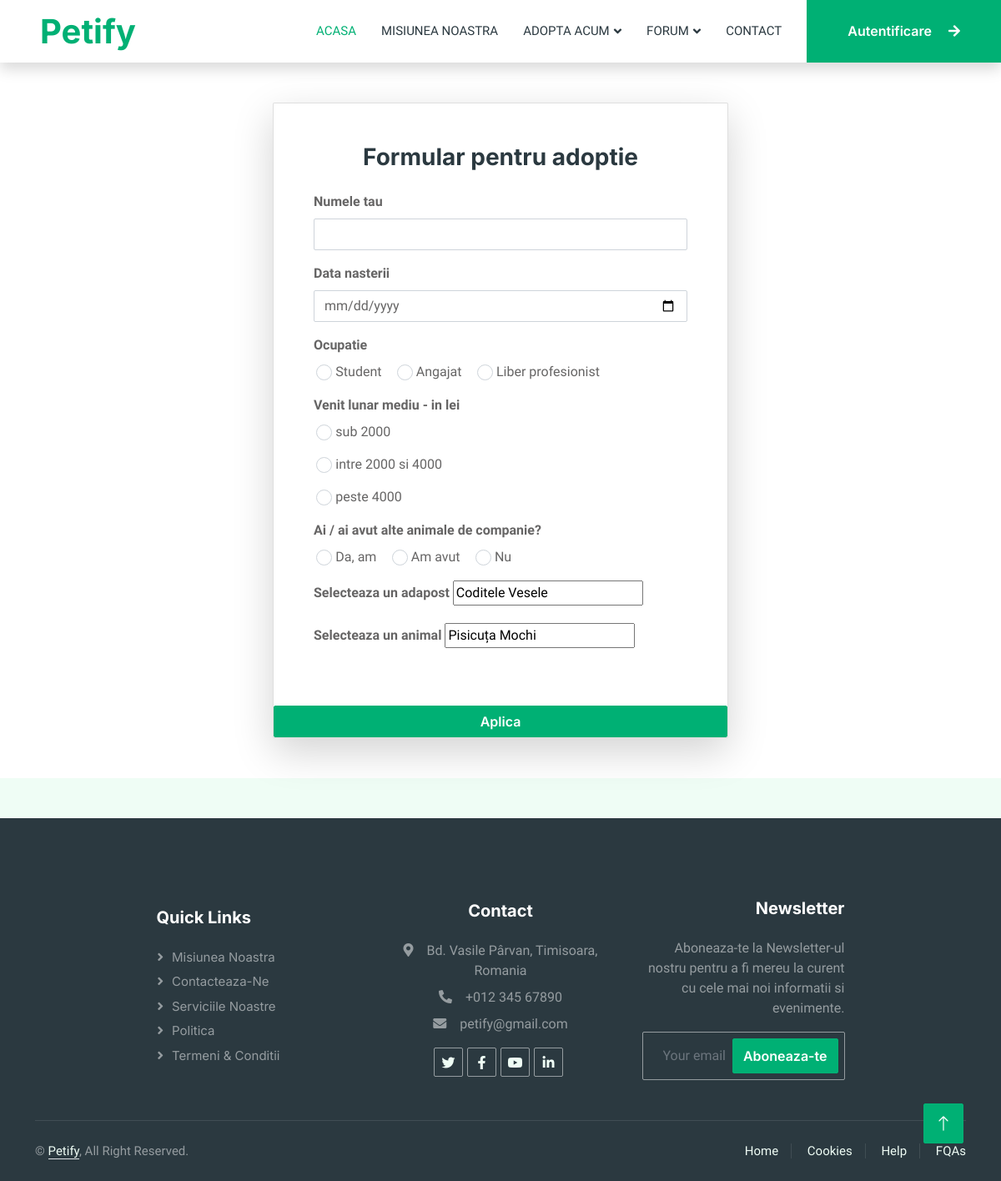
/adopt_animal?animal_name=Pisicuța+Mochi, run on an earlier commit of the app's database.
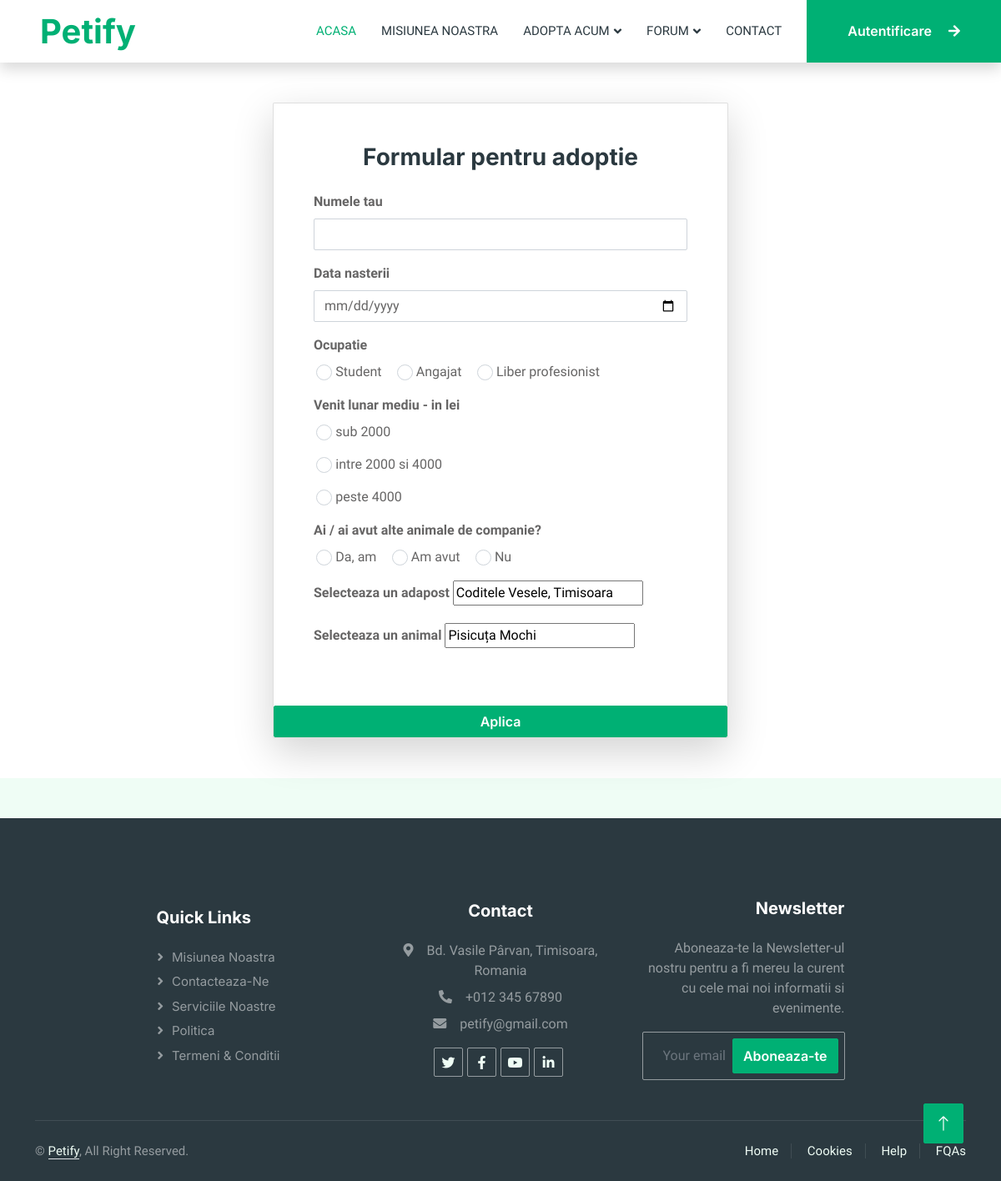
And on a later commit of the database.
### app.py (models this page shows)
class Animal(db.Model):
    id = db.Column(db.Integer, primary_key=True)
    name = db.Column(db.String(100), nullable=False)
    image = db.Column(db.String(100), nullable=False)
    description = db.Column(db.String(1000), nullable=False)
    history = db.Column(db.String(1000), nullable=True)
    activities = db.Column(db.String(1000), nullable=True)
    relationship = db.Column(db.String(1000), nullable=True)
    special_needs = db.Column(db.String(1000), nullable=True)
    adoption_reason = db.Column(db.String(1000), nullable=True)
    terms = db.Column(db.String(1000), nullable=True)
    button_link = db.Column(db.String(100), nullable=False)
    type = db.Column(db.String(50), nullable=False)
    age = db.Column(db.String(20), nullable=False)
    location = db.Column(db.String(50), nullable=False)
    adopted = db.Column(db.String(5), nullable=True)

### app.py (the view)
@app.route('/adopt_animal')
def adopt_from_button():
    try:
        animal_name = request.args.get("animal_name")
        print(animal_name)
        selected_animal = Animal.query.filter_by(name=animal_name).first()
        return render_template("adoption.html", animal = selected_animal)
    except Exception as e:
        print(str(e))
        abort(500)

### templates/adoption.html (shortened to what this page needs)
<!DOCTYPE html>
<html lang="en">
<head>
    <link href="https://cdnjs.cloudflare.com/ajax/libs/font-awesome/5.10.0/css/all.min.css" rel="stylesheet">
    <link href="https://cdn.jsdelivr.net/npm/bootstrap-icons@1.4.1/font/bootstrap-icons.css" rel="stylesheet">
    <link href="/static/lib/animate/animate.min.css" rel="stylesheet">
    <link href="/static/lib/owlcarousel/assets/owl.carousel.min.css" rel="stylesheet">
    <link href="/static/css/bootstrap.min.css" rel="stylesheet">
    <link href="/static/css/style.css" rel="stylesheet">
</head>
<body>
    <div class="container-xxl bg-white p-0">
        <nav class="navbar navbar-expand-lg bg-white navbar-light shadow sticky-top p-0">
            <a href="index.html" class="navbar-brand d-flex align-items-center text-center py-0 px-4 px-lg-5">
                <h1 class="m-0 text-primary">Petify</h1>
            </a>
            <div class="collapse navbar-collapse" id="navbarCollapse">
                <div class="navbar-nav ms-auto p-4 p-lg-0">
                    <a href="index.html" class="nav-item nav-link active">Acasa</a>
                    <a href="about.html" class="nav-item nav-link">Misiunea noastra</a>
                    <div class="nav-item dropdown">
                        <a href="#" class="nav-link dropdown-toggle" data-bs-toggle="dropdown">Adopta acum</a>
                    </div>
                    <div class="nav-item dropdown">
                        <a href="#" class="nav-link dropdown-toggle" data-bs-toggle="dropdown">Forum</a>
                    </div>
                    <a href="contact.html" class="nav-item nav-link">Contact</a>
                </div>
                <a href="login.html" id="autentificare" class="btn btn-primary rounded-0 py-4 px-lg-5 d-none d-lg-block"></a>
            </div>
        </nav>
        <div class="container-xxl py-5">
            <div class="container">
                <div class="row justify-content-center">
                    <div class="col-lg-6">
                        <div class="card shadow-lg rounded">
                            <div class="card-body p-5">
                                <h1 class="h3 mb-4 text-center">Formular pentru adoptie</h1>
                                <form action="{{ url_for('adoption_completed') }}" method="post">
                                    <div class="mb-3">
                                        <label for="name" class="form-label">Numele tau </label>
                                        <input type="text" class="form-control" id="name" name="name" required>
                                    </div>
                                    <div class="mb-3">
                                        <label for="bday" class="form-label">Data nasterii </label>
                                        <input type="date" class="form-control" id="bday" name="bday" required>
                                    </div>
                                    <div class="mb-3">
                                        <label for="ocupation" class="form-label">Ocupatie </label>
                                        <div class="radio-options">
                                            <div class="option">
                                                <input type="radio" class="form-check-input" id="student" name="ocupation" value="student">
                                                <label for="student"> Student </label>
                                            </div>
                                            <div class="option">
                                                <input type="radio" class="form-check-input" id="working" name="ocupation" value="angajat">
                                                <label for="working"> Angajat </label>
                                            </div>
                                            <div class="option">
                                                <input type="radio" class="form-check-input" id="nothing" name="ocupation" value="liber profesionist">
                                                <label for="nothing"> Liber profesionist </label>
                                            </div>
                                        </div>
                                    </div>
                                    <div class="mb-3">
                                        <label for="income" class="form-label"> Venit lunar mediu - in lei </label>
                                        <div class="longer-radio-options">
                                            <div class="option">
                                                <input type="radio" class="form-check-input" id="small" name="income" value="sub 2000">
                                                <label for="small"> sub 2000 </label>
                                            </div>
                                            <div class="option">
                                                <input type="radio" class="form-check-input" id="medium" name="income" value="2000 - 4000">
                                                <label for="medium"> intre 2000 si 4000 </label>
                                            </div>
                                            <div class="option">
                                                <input type="radio" class="form-check-input" id="big" name="income" value="peste 4000">
                                                <label for="big"> peste 4000 </label>
                                            </div>
                                        </div>
                                    </div>
                                    <div class="mb-3">
                                        <div id="experienceQuestion">
                                        <label for="experience" class="form-label"> Ai / ai avut alte animale de companie? </label>
                                        <div class="radio-options">
                                                <div class="option">
                                                    <input type="radio" class="form-check-input" id="yes" name="experience" value="Da">
                                                    <label for="yes"> Da, am</label>
                                                </div>
                                                <div class="option">
                                                    <input type="radio" class="form-check-input" id="usedTo" name="experience" value="Am avut">
                                                    <label for="usedTo"> Am avut </label>
                                                </div>
                                                <div class="option">
                                                    <input type="radio" class="form-check-input" id="no" name="experience" value="Nu">
                                                    <label for="no"> Nu </label>
                                                </div>
                                            </div>
                                        </div>
                                    </div>
                                    <div class="mb-3">
                                        <label for="shelters" class="form-label"> Selecteaza un adapost </label>
                                        {% if animal %}
                                            <input type="text" readonly value="{{animal.location}}" name="shelter">
                                        {% endif %}
                                    </div>
                                    <div class="mb-3">
                                        <label for="animal" class="form-label"> Selecteaza un animal </label>
                                        {% if animal %}
                                            <input type="text" readonly value="{{animal.name}}" name="animal">
                                        {% else %}
                                            <input list="animals" name="animal" id="animalInput" required />
                                            <datalist id="animals">
                                            </datalist>
                                        {% endif %}
                                    </div>
                                    </div>
                                    <div class="d-grid">
                                        <button type="submit" class="btn btn-primary btn-block" onclick="alert('S-a apasat butonul!')"> Aplica </button>
                                    </div>
                            </div>
                        </div>
                    </div>
                </div>
            </div>
        </div>
        <div class="container-fluid bg-dark text-white-50 footer pt-5 mt-5 wow fadeIn" data-wow-delay="0.1s">
            <div class="container py-5">
                <div class="row g-5 justify-content-center align-items-center">
                    <div class="col-lg-3 col-md-6 text-start">
                        <h5 class="text-white mb-4">Quick Links</h5>
                        <a class="btn btn-link text-white-50" href="">Misiunea noastra</a>
                        <a class="btn btn-link text-white-50" href="">Contacteaza-ne</a>
                        <a class="btn btn-link text-white-50" href="">Serviciile noastre</a>
                        <a class="btn btn-link text-white-50" href="">Politica</a>
                        <a class="btn btn-link text-white-50" href="">Termeni & Conditii</a>
                    </div>
                    <div class="col-lg-3 col-md-6 text-center">
                        <h5 class="text-white mb-4">Contact</h5>
                        <p class="mb-2"><i class="fa fa-map-marker-alt me-3"></i>Bd. Vasile Pârvan, Timisoara, Romania</p>
                        <p class="mb-2"><i class="fa fa-phone-alt me-3"></i>+012 345 67890</p>
                        <p class="mb-2"><i class="fa fa-envelope me-3"></i>petify@gmail.com</p>
                        <div class="d-flex pt-2 justify-content-center">
                            <a class="btn btn-outline-light btn-social" href=""><i class="fab fa-twitter"></i></a>
                            <a class="btn btn-outline-light btn-social" href=""><i class="fab fa-facebook-f"></i></a>
                            <a class="btn btn-outline-light btn-social" href=""><i class="fab fa-youtube"></i></a>
                            <a class="btn btn-outline-light btn-social" href=""><i class="fab fa-linkedin-in"></i></a>
                        </div>
                    </div>
                    <div class="col-lg-3 col-md-6 text-end">
                        <h5 class="text-white mb-4">Newsletter</h5>
                        <p>Aboneaza-te la Newsletter-ul nostru pentru a fi mereu la curent cu cele mai noi informatii si evenimente.</p>
                        <div class="position-relative mx-auto" style="max-width: 400px;">
                            <a href="{{ url_for('register') }}" class="btn btn-primary py-2 position-absolute top-0 end-0 mt-2 me-2">Aboneaza-te</a>
                        </div>
                    </div>
                </div>
            </div>
        <div class="container">
            <div class="copyright">
                <div class="row">
                    <div class="col-md-6 text-center text-md-start mb-3 mb-md-0">
                        &copy; <a class="border-bottom" href="#">Petify</a>, All Right Reserved.
                    </div>
                    <div class="col-md-6 text-center text-md-end">
                        <div class="footer-menu">
                            <a href="">Home</a>
                            <a href="">Cookies</a>
                            <a href="">Help</a>
                            <a href="">FQAs</a>
                        </div>
                    </div>
                </div>
            </div>
        </div>
    </div>
        <a href="#" class="btn btn-lg btn-primary btn-lg-square back-to-top"><i class="bi bi-arrow-up"></i></a>
</body>
</html>

### static/css/style.css (style rules this page uses)
:root { --primary: #00B074; --secondary: #2B9BFF; --light: #EFFDF5; --dark: #2B3940; }
.back-to-top { position: fixed; display: none; right: 45px; bottom: 45px; z-index: 99; }
.btn { font-family: 'Inter', sans-serif; font-weight: 600; transition: .5s; }
.btn.btn-primary, .btn.btn-secondary { color: #FFFFFF; }
.btn-lg-square { width: 48px; height: 48px; }
.btn-square, .btn-sm-square, .btn-lg-square { padding: 0; display: flex; align-items: center; justify-content: center; font-weight: normal; border-radius: 2px; }
.navbar .dropdown-toggle::after { border: none; content: "\f107"; font-family: "Font Awesome 5 Free"; font-weight: 900; vertical-align: middle; margin-left: 5px; transition: .5s; }
.navbar-dark .navbar-nav .nav-link, .navbar-light .navbar-nav .nav-link { margin-right: 30px; padding: 25px 0; color: #FFFFFF; font-size: 15px; text-transform: uppercase; outline: none; }
.navbar-dark .navbar-nav .nav-link:hover, .navbar-dark .navbar-nav .nav-link.active, .navbar-light .navbar-nav .nav-link:hover, .navbar-light .navbar-nav .nav-link.active { color: var(--primary); }
.navbar-light .navbar-brand, .navbar-light a.btn { height: 75px; }
.navbar-light .navbar-nav .nav-link { color: var(--dark); font-weight: 500; }
.navbar-light.sticky-top { top: -100px; transition: .5s; }
.footer .btn.btn-social { margin-right: 5px; width: 35px; height: 35px; display: flex; align-items: center; justify-content: center; color: var(--light); border: 1px solid rgba(255,255,255,0.5); border-radius: 2px; transition: .3s; }
.footer .btn.btn-link { display: block; margin-bottom: 5px; padding: 0; text-align: left; font-size: 15px; font-weight: normal; text-transform: capitalize; transition: .3s; }
.footer .btn.btn-link::before { position: relative; content: "\f105"; font-family: "Font Awesome 5 Free"; font-weight: 900; margin-right: 10px; }
.footer .copyright { padding: 25px 0; font-size: 15px; border-top: 1px solid rgba(256, 256, 256, .1); }
.footer .copyright a { color: var(--light); }
.footer .footer-menu a { margin-right: 15px; padding-right: 15px; border-right: 1px solid rgba(255, 255, 255, .1); }
.footer .footer-menu a:last-child { margin-right: 0; padding-right: 0; border-right: none; }

### templates/adoption.html (style rules this page uses)
.form-label { font-weight: bold; }
.radio-options, .longer-radio-options { display: flex; flex-direction: row; gap: 15px; }
.form-check-input { width: 1.2em; height: 1.2em; margin-top: 0.2em; margin-left: 0.2em; vertical-align: top; background-color: #fff; background-repeat: no-repeat; background-position: center center; background-size: contain; border: 1px solid #ced4da; border-radius: 0.2em; cursor: pointer; transition: background-color 0.15s ease-in-out, border-color 0.15s ease-in-out, box-shadow 0.15s ease-in-out; }
@media (max-width: 1300px) { .longer-radio-options { flex-direction: column; justify-content: normal; } }

What changed in the data, as far as the page shows it:
changed Animal "Pisicuța Mochi": shelter "Coditele Vesele" → "Coditele Vesele, Timisoara"
